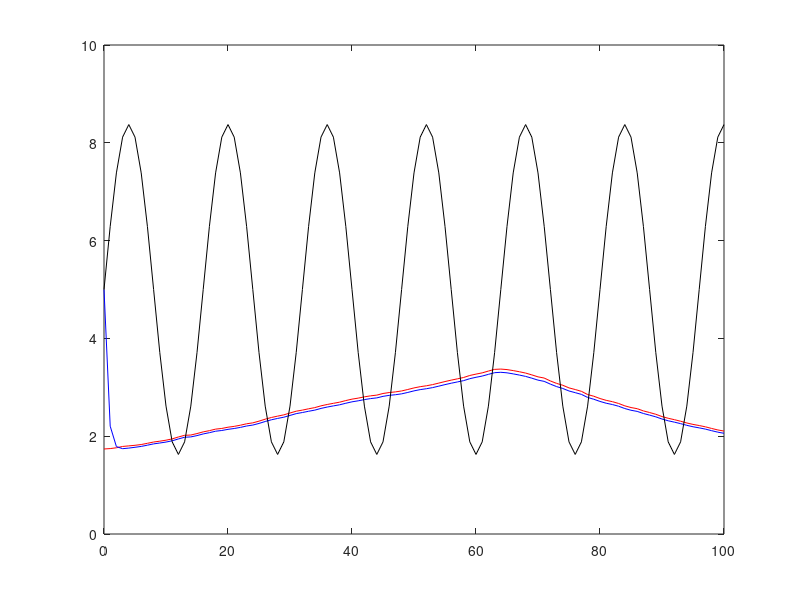

Reproduce this figure in MATLAB.
close all
clear all
% KALMANF - updates a system state vector estimate based upon an
%           observation, using a discrete Kalman filter.
%
% Version 1.0, June 30, 2004
%
% This tutorial function was written by Michael C. Kleder
%
% INTRODUCTION
%
% Many people have heard of Kalman filtering, but regard the topic
% as mysterious. While it's true that deriving the Kalman filter and
% proving mathematically that it is "optimal" under a variety of
% circumstances can be rather intense, applying the filter to
% a basic linear system is actually very easy. This Matlab file is
% intended to demonstrate that.
%
% An excellent paper on Kalman filtering at the introductory level,
% without detailing the mathematical underpinnings, is:
% "An Introduction to the Kalman Filter"
% Greg Welch and Gary Bishop, University of North Carolina
% http://www.cs.unc.edu/~welch/kalman/kalmanIntro.html
%
% PURPOSE:
%
% The purpose of each iteration of a Kalman filter is to update
% the estimate of the state vector of a system (and the covariance
% of that vector) based upon the information in a new observation.
% The version of the Kalman filter in this function assumes that
% observations occur at fixed discrete time intervals. Also, this
% function assumes a linear system, meaning that the time evolution
% of the state vector can be calculated by means of a state transition
% matrix.
%
% USAGE:
%
% s = kalmanf(s)
%
% "s" is a "system" struct containing various fields used as input
% and output. The state estimate "x" and its covariance "P" are
% updated by the function. The other fields describe the mechanics
% of the system and are left unchanged. A calling routine may change
% these other fields as needed if state dynamics are time-dependent;
% otherwise, they should be left alone after initial values are set.
% The exceptions are the observation vectro "z" and the input control
% (or forcing function) "u." If there is an input function, then
% "u" should be set to some nonzero value by the calling routine.
%
% SYSTEM DYNAMICS:
%
% The system evolves according to the following difference equations,
% where quantities are further defined below:
%
% x = Ax + Bu + w  meaning the state vector x evolves during one time
%                  step by premultiplying by the "state transition
%                  matrix" A. There is optionally (if nonzero) an input
%                  vector u which affects the state linearly, and this
%                  linear effect on the state is represented by
%                  premultiplying by the "input matrix" B. There is also
%                  gaussian process noise w.
% z = Hx + v       meaning the observation vector z is a linear function
%                  of the state vector, and this linear relationship is
%                  represented by premultiplication by "observation
%                  matrix" H. There is also gaussian measurement
%                  noise v.
% where w ~ N(0,Q) meaning w is gaussian noise with covariance Q
%       v ~ N(0,R) meaning v is gaussian noise with covariance R
%
% VECTOR VARIABLES:
%
% s.x = state vector estimate. In the input struct, this is the
%       "a priori" state estimate (prior to the addition of the
%       information from the new observation). In the output struct,
%       this is the "a posteriori" state estimate (after the new
%       measurement information is included).
% s.z = observation vector
% s.u = input control vector, optional (defaults to zero).
%
% MATRIX VARIABLES:
%
% s.A = state transition matrix (defaults to identity).
% s.P = covariance of the state vector estimate. In the input struct,
%       this is "a priori," and in the output it is "a posteriori."
%       (required unless autoinitializing as described below).
% s.B = input matrix, optional (defaults to zero).
% s.Q = process noise covariance (defaults to zero).
% s.R = measurement noise covariance (required).
% s.H = observation matrix (defaults to identity).
%
% NORMAL OPERATION:
%
% (1) define all state definition fields: A,B,H,Q,R
% (2) define intial state estimate: x,P
% (3) obtain observation and control vectors: z,u
% (4) call the filter to obtain updated state estimate: x,P
% (5) return to step (3) and repeat
%
% INITIALIZATION:
%
% If an initial state estimate is unavailable, it can be obtained
% from the first observation as follows, provided that there are the
% same number of observable variables as state variables. This "auto-
% intitialization" is done automatically if s.x is absent or NaN.
%
% x = inv(H)*z
% P = inv(H)*R*inv(H')
%
% This is mathematically equivalent to setting the initial state estimate
% covariance to infinity.
%
% SCALAR EXAMPLE (Automobile Voltimeter):
%
% % % Define the system as a constant of 12 volts:
% % clear s
%  s.x = sin(1:5);
%  s.A = 1;
% % % Define a process noise (stdev) of 2 volts as the car operates:
%  s.Q = .7; % variance, hence stdev^2
% % % Define the voltimeter to measure the voltage itself:
%  s.H = 1;
% % % Define a measurement error (stdev) of 2 volts:
%  s.R = 2^2; % variance, hence stdev^2
% % % Do not define any system input (control) functions:
%  s.B = 0;
%  s.u = 0;
% % % Do not specify an initial state:
% % s.x = nan;
%  s.P = nan;
% % % Generate random voltages and watch the filter operate.
%  tru=[]; % truth voltage
% for t=1:200
%    tru(end+1) = amplitude(t);
%    s(end).z = tru(end) + amplitude(t); % create a measurement
%    s(end+1)=kalmanf(s(end)); % perform a Kalman filter iteration
% end
% figure
% hold on
% grid on
% % plot measurement data:
% hz=plot([s(1:end-1).z],'r.');
% % plot a-posteriori state estimates:
% hk=plot([s(2:end).x],'b-');
% ht=plot(tru,'g-');
% legend([hz hk ht],'observations','Kalman output','true trace',0)
% title('Respiratory Trace')
% hold off


% set defaults for absent fields:
% if ~isfield(s,'x'); s.x=nan*z; end
% if ~isfield(s,'P'); s.P=nan; end
% if ~isfield(s,'z'); error('Observation vector missing'); end
% if ~isfield(s,'u'); s.u=0; end
% if ~isfield(s,'A'); s.A=eye(length(x)); end
% if ~isfield(s,'B'); s.B=0; end
% if ~isfield(s,'Q'); s.Q=zeros(length(x)); end
% if ~isfield(s,'R'); error('Observation covariance missing'); end
% if ~isfield(s,'H'); s.H=eye(length(x)); end

load amp.mat

amplitude = max(amp)

omega= pi/8;
time= 0:100;
nstep = size(time,2);
deltaT = 1.0
offset = 5.0
position= amplitude *sin(omega*time) + offset;
velocity= omega*amplitude *cos(omega*time);
accel= -(omega^2)*amplitude *sin(omega*time);

% p_k = p_(k-1) + v_(k-1) \Delta T
% v_k = v_(k-1) + a_(k-1) \Delta T
%                                                
% | p_k | = |     1                \Delta t  |   | p_(k-1) |
% | v_k | = | -omega^2 \Delta t           1  |   | v_(k-1) |
%                                                

s.x= [position; velocity];
s.A= [ 1.0 , deltaT; -omega^2 * deltaT, 1.0 ];
s.Q= [4, 0; 0, 4];
s.P= [3, 0; 0, 2];
s.R= 1;
s.H= [1,0];

s.z= amp;

% if isnan(s.x)
%    % initialize state estimate from first observation
%    if diff(size(s.H))
%       error('Observation matrix must be square and invertible for state autointialization.');
%    end
%    s.x = inv(s.H)*s.z;
%    s.P = inv(s.H)*s.R*inv(s.H'); 
% else
   
   % This is the code which implements the discrete Kalman filter:
   
   for i=2:nstep
   % Prediction for state vector and covariance:
   s.x(:,i)  = s.A*s.x(:,i-1) ; %+ s.B*s.u;
   s.P = s.A * s.P * s.A' + s.Q;

   % Compute Kalman gain factor:
   K = s.P*s.H'*inv(s.H*s.P*s.H'+s.R);

   % Correction based on observation:
   modelDifference = s.z(i)-s.H*s.x(:,i)
   s.x(:,i) = s.x(:,i) + K*(s.z(i)-s.H*s.x(:,i));
   s.P = s.P - K*s.H*s.P;
   
%    plot(t(i),amp(i),t(i),s.x,'b')
%    hold on
   % Note that the desired result, which is an improved estimate
   % of the sytem state vector x and its covariance P, was obtained
   % in only five lines of code, once the system was defined. (That's
   % how simple the discrete Kalman filter is to use.) Later,
   % we'll discuss how to deal with nonlinear systems.
   end 
plot(time,amp,'r',time,s.x(1,:),'b',time,position,'k')

